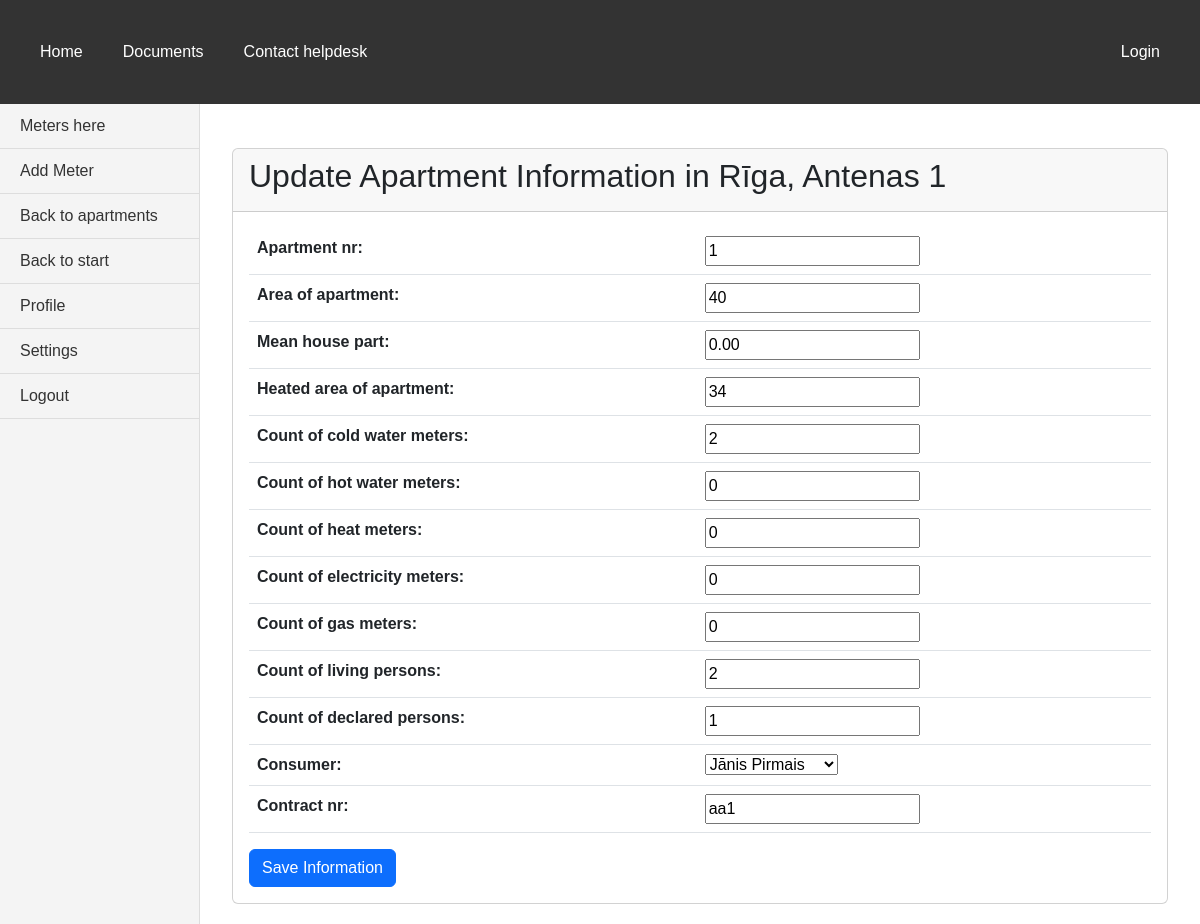
Page /bills/houses/11/apartments/23/edit/ on the committed database.
### bills/models.py (models this page shows, shortened)
class House(models.Model):
    CALCULATION_CHOICES = [
        ('volume', 'Volume'),
        ('object_count', 'Object count'),
        ('part_of_house', 'Part of house'),
        ('living_person_count', 'Living person count'),
        ('declared_person_count', 'Declared person count'),
    ]
    CHOICES_WATER_DIFFERENCE_CALCULATION = [
        (None, 'Select water difference calculation method'),
        ('object_count', 'Object count'),
        ('last_month_consumption', 'Last month consumption'),
        ('last_3_months_consumption', 'Last 3 months consumption'),
        ('part_of_house', 'Part of house'),
        ('living_person_count', 'Living person count'),
        ('declared_person_count', 'Declared person count'),
        ('room_wo_person', 'Room without person'),
        ]
    address = models.CharField(max_length=50, validators=[
        MinLengthValidator(6, 'Must be at least 6 characters'),
        MaxLengthValidator(50, 'Max length is 50 characters')
    ])
    apartment_count = models.IntegerField(validators=[MinValueValidator(0, 'Can not be negative number')])
    area_of_apartments_total = models.IntegerField(validators=[MinValueValidator(0, 'Can not be negative number')])
    area_of_apartments_heated_total = models.IntegerField("Total heated area of apartments", validators=[MinValueValidator(0, 'Can not be negative number')])
    living_person_count = models.IntegerField("Count of living persons", validators=[MinValueValidator(0, 'Can not be negative number')])
    declared_person_count = models.IntegerField("Count of declared persons", validators=[MinValueValidator(0, 'Can not be negative number')])
    area_total = models.IntegerField(validators=[MinValueValidator(0, 'Can not be negative number')])
    water_calculation_type_1 = models.CharField(max_length=30, choices=CALCULATION_CHOICES, default='volume')
    water_calculation_type_2 = models.CharField(max_length=30, choices=CALCULATION_CHOICES, default='living_person_count')
    water_difference_calculation = models.CharField(max_length=30, choices=CHOICES_WATER_DIFFERENCE_CALCULATION, default='object_count')
    waste_calculation_type = models.CharField(max_length=30, choices=CALCULATION_CHOICES, default='living_person_count')
    waste_water_calculation_type = models.CharField(max_length=30, choices=CALCULATION_CHOICES, default='living_person_count')
    norm_for_person = models.DecimalField(max_digits=10, decimal_places=2, default=0)

class Apartment(models.Model):
    address = models.ForeignKey(House, on_delete=models.CASCADE)
    apartment_nr = models.IntegerField(validators=[MinValueValidator(1, 'Must be at least 1')])
    area = models.IntegerField("Area of apartment", validators=[MinValueValidator(1, 'Must be at least 1')])
    mean_house_part = models.DecimalField(max_digits=10, decimal_places=2, validators=[MinValueValidator(0, 'Must be at least 0')])
    heated_area = models.IntegerField("Heated area of apartment", validators=[MinValueValidator(0, 'Must be at least 0')])
    cold_meters_count = models.IntegerField("Count of cold water meters", validators=[MinValueValidator(0, 'Can not be negative number')])
    hot_meters_count = models.IntegerField("Count of hot water meters", validators=[MinValueValidator(0, 'Can not be negative number')])
    heat_meters_count = models.IntegerField("Count of heat meters", validators=[MinValueValidator(0, 'Can not be negative number')])
    electricity_meters_count = models.IntegerField("Count of electricity meters", validators=[MinValueValidator(0, 'Can not be negative number')])
    gas_meters_count = models.IntegerField("Count of gas meters", validators=[MinValueValidator(0, 'Can not be negative number')])
    living_person_count = models.IntegerField("Count of living persons", validators=[MinValueValidator(0, 'Can not be negative number')])
    declared_person_count = models.IntegerField("Count of declared persons", validators=[MinValueValidator(0, 'Can not be negative number')])
    consumer = models.ForeignKey(Consumer, on_delete=models.PROTECT, default='')
    contract_nr = models.CharField(null=True, max_length=50, validators=[MinLengthValidator(2, 'Must be at least 2 characters')])

### bills/views.py (the view, shortened to what this page needs)
# urls.py: path("houses/<int:house_id>/apartments/<slug:pk>/edit/", views.ApartmentUpdateView.as_view(), name='apartment_update'),
class ApartmentUpdateView(UpdateView):
    model = Apartment
    form_class = ApartmentForm2
    template_name_suffix = "_update_form"
    context_object_name = 'apartment'
    def get_context_data(self, **kwargs):
        context = super().get_context_data(**kwargs)
        context["house"] = self.object.address
        return context
    def dispatch(self, request, *args, **kwargs):
        apartment = self.get_object()
        house_id = self.kwargs.get('house_id')
        if not house_id or apartment.address.id != int(house_id):
            return redirect('index')
        return super().dispatch(request, *args, **kwargs)

### bills/forms.py
class ApartmentForm2(forms.ModelForm):
    class Meta:
        model = Apartment
        fields = '__all__'
    def __init__(self, *args, **kwargs):
        super().__init__(*args, **kwargs)
        self.fields['consumer'].label_from_instance = lambda obj: obj.name
        self.fields['address'].widget = forms.HiddenInput()
        if self.instance and self.instance.pk:
            self.fields['address'].initial = self.instance.address
            self.fields['address'].disabled = True

### bills/templates/bills/apartment_update_form.html (shortened to what this page needs)
{% extends 'base.html' %}
{% block sidebar %}
<aside class="vertical-menu">
    <a href="{% url 'meters_by_apartment' house.id apartment.id %}">Meters here</a>
    <a href="{% url 'add_meter_to_apartment' house.id apartment.id %}">Add Meter</a>
    <a href="{% url 'apartments_by_house' house.id %}">Back to apartments</a>
    <a href="{% url 'index' %}">Back to start</a>
    <a href="#">Profile</a>
    <a href="#">Settings</a>
    <a href="#">Logout</a>
</aside>
{% endblock %}
{% block content %}
<div class="container mt-4">
    <div class="card">
        <div class="card-header">
            <h2>Update Apartment Information in {{ house.address }}</h2>
        </div>
        <div class="card-body">
            <form method="post">
                <table class="table">
                    {{ form.as_table }}
                </table>
                <button type="submit" class="btn btn-primary">Save Information</button>
            </form>
        </div>
    </div>
</div>
{% endblock %}

### static/css/styles.css (style rules this page uses)
body { margin: 0; font-family: Arial, sans-serif; display: flex; flex-direction: column; }
.vertical-menu { width: 200px; background-color: #f4f4f4; padding: 0; margin: 0; border-right: 1px solid #ddd; display: flex; flex-direction: column; min-height: calc(100vh - 50px); }
.vertical-menu a { padding: 10px 20px; text-decoration: none; color: #333; border-bottom: 1px solid #ddd; }

### rows in the picture
House: address "Rīga, Antenas 1"
Apartment: apartment_nr "1", area "40", mean_house_part "0.00", heated_area "34", cold_meters_count "2", hot_meters_count "0", heat_meters_count "0", electricity_meters_count "0", gas_meters_count "0", living_person_count "2", declared_person_count "1", consumer "Jānis Pirmais", contract_nr "aa1"
